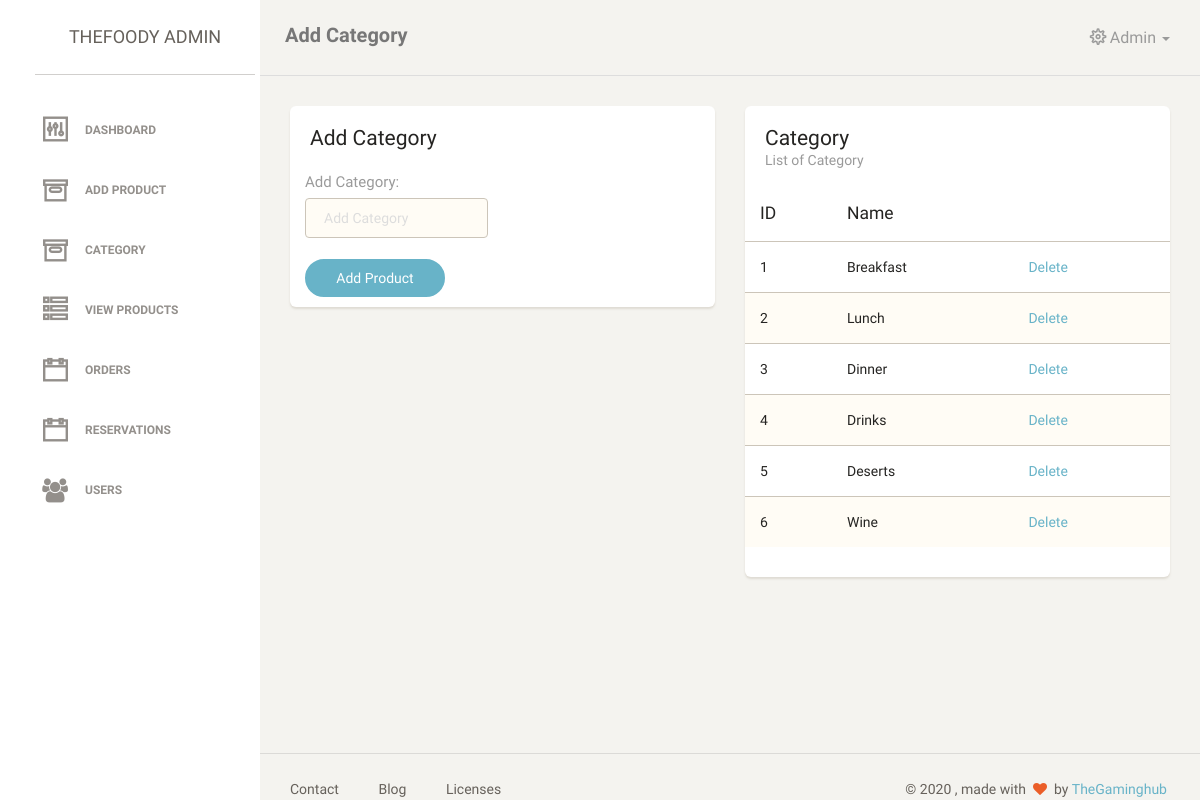
The app's page /admin/category.php (signed in) with its own data.
### tables this page shows
CREATE TABLE `category` (
  `cat_id` int(11) NOT NULL,
  `cat_title` varchar(255) NOT NULL
);

### admin/category.php (the view, shortened to what this page needs)
<?php
require("../includes/common.php");
?>
<!doctype html>
<html lang="en">
<head>
    <?php include("includes/header.php") ?>
</head>
<body>
<div class="wrapper">
<?php include("includes/sidebar.php") ?>
    <div class="main-panel">
        <nav class="navbar navbar-default">
            <div class="container-fluid">
                <div class="navbar-header">
                    <a class="navbar-brand" href="#">Add Category</a>
                </div>
                <?php include("includes/nav.php") ?>
            </div>
        </nav>
        <div class="content">
            <div class="container-fluid">
                <div class="row">
                    <div class="col-lg-6 col-md-6">
                        <div class="card">
                            <div class="header">
                                <h4 class="title">Add Category</h4>
                            </div>
                            <div class="content">
                                <form action="category_add.php" method="POST" >
                                    <div class="row">
                                        <div class="col-md-6">
                                            <div class="form-group">
                                                <label>Add Category:</label>
                                                <input type="text" class="form-control border-input" name="cat_title" placeholder="Add Category"  >
                                            </div>
                                        </div>
                                    </div>
                                    <div class="">
                                        <button type="submit" class="btn btn-info btn-fill btn-wd">Add Product</button>
                                    </div>
                                </form>
                            </div>
                        </div>
                    </div>
                    <div class="col-md-6">
                        <div class="card">
                            <div class="header">
                                <h4 class="title">Category</h4>
                                <p class="category">List of Category</p>
                            </div>
                            <div class="content table-responsive table-full-width">
                                <table class="table table-striped">
                                    <thead>
                                    <tr>
                                        <th>ID</th>
                                        <th>Name</th>
                                    </tr>
                                    </thead>
                                    <tbody>
                                    <?php
                                    $query = "SELECT *  FROM  category";
                                    $select_categories = mysqli_query($con,$query);
                                    while($row = mysqli_fetch_assoc($select_categories)) {
                                    $cat_id = $row['cat_id'];
                                    $cat_title = $row['cat_title'];
                                    ?>
                                    <tr>
                                    <td><?php echo $cat_id ?></td>
                                    <td><?php echo $cat_title ?></td>
                                        <?php  echo "<td><a href='category.php?delete=$cat_id'>Delete</a></td>";?>
                                    </tr>
                                     <?php } ?>
                                    </tbody>
                                </table>
                            </div>
                </div>
                </div>
                </div>
            </div>
        </div>
        <?php include("includes/footer.php") ?>
</div>
</div>
</body>
</html>

### records on screen
category: cat_id "1", cat_title "Breakfast"
category: cat_id "2", cat_title "Lunch"
category: cat_id "3", cat_title "Dinner"
category: cat_id "4", cat_title "Drinks"
category: cat_id "5", cat_title "Deserts"
category: cat_id "6", cat_title "Wine"

### other values on screen
$_SESSION['name'] "Admin"
